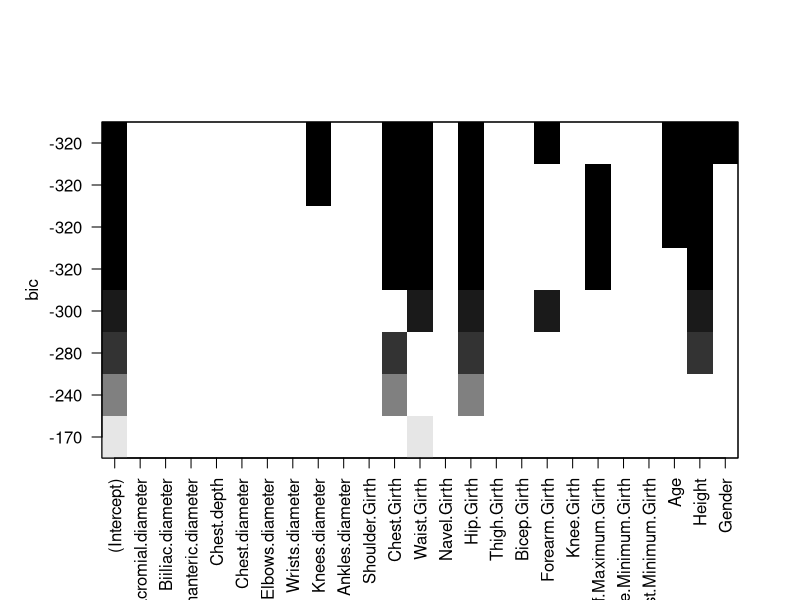
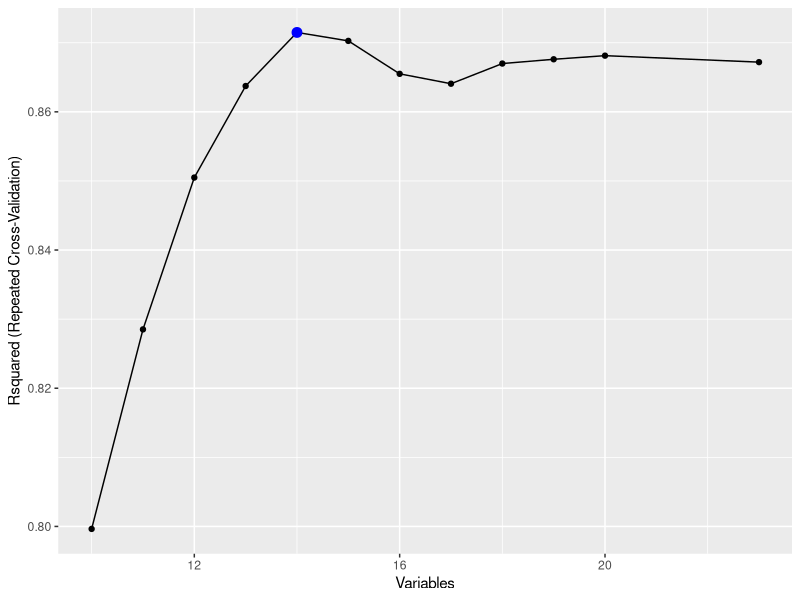
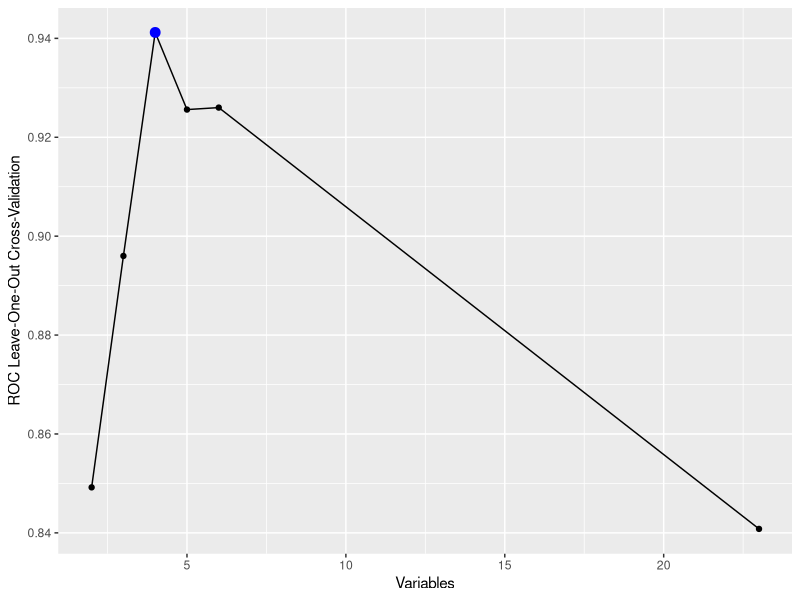

Write the R code that produced these figures, in order.
library(tidyverse)
library(caret)
library(pROC)
library(leaps)
library(car)

################################################################################
# 1. Definir la semilla a utilizar, que corresponde a los primeros cinco
#    dígitos del RUN del integrante de mayor edad del equipo.
# 2. Seleccionar una muestra de 100 personas, asegurando que la mitad tenga
#    estado nutricional “sobrepeso” y la otra mitad “no sobrepeso”. 
# 3. Usando las herramientas del paquete leaps, realizar una búsqueda exhaustiva
#    para seleccionar entre dos y ocho predictores que ayuden a estimar la
#    variable Peso (Weight), obviamente sin considerar las nuevas variables IMC
#    ni EN, y luego utilizar las funciones del paquete caret para construir un
#    modelo de regresión lineal múltiple con los predictores escogidos y
#    evaluarlo usando bootstrapping.
# 4. Haciendo un poco de investigación sobre el paquete caret, en particular
#    cómo hacer Recursive Feature Elimination (RFE), construir un modelo de
#    regresión lineal múltiple para predecir la variable IMC que incluya entre
#    10 y 20 predictores, seleccionando el conjunto de variables que maximice R2
#    y que use cinco repeticiones de validación cruzada de cinco pliegues para
#    evitar el sobreajuste (obviamente no se debe considerar las variables Peso,
#    Estatura ni estado nutricional –Weight, Height, EN respectivamente). 
# 5. Usando RFE, construir un modelo de regresión logística múltiple para la
#    variable EN que incluya el conjunto, de entre dos y seis, predictores que
#    entregue la mejor curva ROC y que utilice validación cruzada dejando uno
#    fuera para evitar el sobreajuste (obviamente no se debe considerar las
#    variables Peso, Estatura –Weight y Height respectivamente– ni IMC).
# 6. Pronunciarse sobre la confiabilidad y el poder predictivo de los modelos.
################################################################################

# Fijar carpeta de trabajo.
setwd("D:/dropbox/Inferencia/Ejercicios prácticos 1-2022/EP13")

# Fijar semilla.
set.seed(1111)

# Cargar datos.
datos <- read.csv2("EP13 Datos.csv")

# Generar nuevas columnas.
datos[["IMC"]] <- datos[["Weight"]] / ((datos[["Height"]] / 100) ** 2)
datos[["EN"]] <- rep("Sobrepeso", length(datos[["IMC"]]))
datos[["EN"]][datos[["IMC"]] < 25] <- "No sobrepeso"
datos[["EN"]] <- factor(datos[["EN"]])

# Seleccionar muestra.
sobrepeso <- datos %>% filter(EN == "Sobrepeso")
sobrepeso <- sample_n(sobrepeso, 50, replace = FALSE)
normal <- datos %>% filter(EN != "Sobrepeso")
normal <- sample_n(normal, 50, replace = FALSE)
muestra <- rbind(sobrepeso, normal)
rm(datos, normal, sobrepeso)



################################################################################
# Regresión lineal múltiple para la variable peso.
################################################################################

# Descartar columnas inútiles
datos.peso <- muestra %>% select(-c(IMC, EN))

# Seleccionar predictores usando el método de todos los subconjuntos.
preliminar <- regsubsets(Weight ~ ., data = datos.peso, nbest = 1, nvmax = 8,
                         method = "exhaustive")

plot(preliminar)

# El modelo con menor BIC con entre 2 y 8 predictores incluye únicamente el
# diámetro del pecho y el diámetro de las caderas.
datos.peso <- datos.peso %>% select(Weight, Chest.Girth, Hip.Girth)

# Ajustar modelo usando bootstrapping con 2999 remuestreos.
modelo.peso <- train(Weight ~ ., data = datos.peso, method = "lm",
                     trControl = trainControl(method = "boot", number = 2999))

print(summary(modelo.peso))

# El modelo obtenido presenta un R^2 ajustado de 0,9203. Esto significa que el
# modelo obtenido explica el 92,03% de la variabilidad de los datos.

# Veamos la calidad predictiva del modelo.
predicciones.peso <- predict(modelo.peso, datos.peso)
error.peso <- datos.peso[["Weight"]] - predicciones.peso
rmse.peso <- sqrt(mean(error.peso ** 2))
cat("RMSE:", rmse.peso, "\n\n")

# La raíz del error cuadrático medio para el modelo es de 4,028. Esto indica que
# los valores predichos se asemejan bastante a los valores observados, por lo
# que el modelo tiene una buena capacidad predictiva.

# Obtener residuos y estadísticas de influencia de los casos.
eval.rlm.peso <- data.frame(predicted.probabilities =
                              fitted(modelo.peso[["finalModel"]]))

eval.rlm.peso[["std.residuals"]] <- rstandard(modelo.peso[["finalModel"]])
eval.rlm.peso[["studentized.residuals"]] <-rstudent(modelo.peso[["finalModel"]])
eval.rlm.peso[["cooks.distance"]] <- cooks.distance(modelo.peso[["finalModel"]])
eval.rlm.peso[["dfbeta"]] <- dfbeta(modelo.peso[["finalModel"]])
eval.rlm.peso[["dffit"]] <- dffits(modelo.peso[["finalModel"]])
eval.rlm.peso[["leverage"]] <- hatvalues(modelo.peso[["finalModel"]])
eval.rlm.peso[["covariance.ratios"]] <- covratio(modelo.peso[["finalModel"]])

cat("Influencia de los casos:\n")

# 95% de los residuos estandarizados deberían estar entre −1.96 y +1.96, y 99%
# entre -2.58 y +2.58.
sospechosos1 <- which(abs(eval.rlm.peso[["std.residuals"]]) > 1.96)
cat("- Residuos estandarizados fuera del 95% esperado: ")
print(sospechosos1)

# Observaciones con distancia de Cook mayor a uno.
sospechosos2 <- which(eval.rlm.peso[["cooks.distance"]] > 1)
cat("- Residuos con distancia de Cook mayor que 1: ")
print(sospechosos2)

# Observaciones con apalancamiento superior al doble del apalancamiento
# promedio: (k + 1)/n.
apalancamiento.promedio <- ncol(datos.peso) / nrow(datos.peso)
sospechosos3 <- which(eval.rlm.peso[["leverage"]] > 2 * apalancamiento.promedio)

cat("- Residuos con apalancamiento fuera de rango (promedio = ",
    apalancamiento.promedio, "): ", sep = "")

print(sospechosos3)

# DFBeta debería ser < 1.
sospechosos4 <- which(apply(eval.rlm.peso[["dfbeta"]] >= 1, 1, any))
names(sospechosos4) <- NULL
cat("- Residuos con DFBeta mayor que 1: ")
print(sospechosos4)

# Finalmente, los casos no deberían desviarse significativamente
# de los límites recomendados para la razón de covarianza:
# CVRi > 1 + [3(k + 1)/n]
# CVRi < 1 – [3(k + 1)/n]
CVRi.lower <- 1 - 3 * apalancamiento.promedio
CVRi.upper <- 1 + 3 * apalancamiento.promedio

sospechosos5 <- which(eval.rlm.peso[["covariance.ratios"]] < CVRi.lower |
                        eval.rlm.peso[["covariance.ratios"]] > CVRi.upper)

cat("- Residuos con razón de covarianza fuera de rango ([", CVRi.lower, ", ",
    CVRi.upper, "]): ", sep = "")

print(sospechosos5)

sospechosos <- c(sospechosos1, sospechosos2, sospechosos3, sospechosos4,
                 sospechosos5)

sospechosos <- sort(unique(sospechosos))
cat("\nResumen de observaciones sospechosas:\n")

print(round(eval.rlm.peso[sospechosos,
                          c("cooks.distance", "leverage", "covariance.ratios")],
            3))

# Si bien hay algunas observaciones que podrían considerarse atípicas, la
# distancia de Cook para todas ellas se aleja bastante de 1, por lo que no
# deberían ser causa de preocupación.

cat("\nIndependencia de los residuos\n")
print(durbinWatsonTest(modelo.peso[["finalModel"]]))

# Puesto que la prueba de Durbin-Watson entrega p = 0,542, podemos concluir que
# los residuos son independientes.

# En consecuencia, podemos concluir que el modelo obtenido es confiable.



################################################################################
# Regresión lineal múltiple para la variable IMC.
################################################################################

# Descartar columnas inútiles
datos.imc <- muestra %>% select(-c(Weight, Height, EN))

# Separar variable de respuesta de los predictores.
IMC <- datos.imc[["IMC"]]
datos.imc[["IMC"]] <- NULL

# Ajustamos el modelo usando R^2 para seleccionar predictores y cinco
# repeticiones de validación cruzada de cinco pliegues.

# Caret implementa la regresión escalonada hacia atrás (bajo el nombre de
# Recursive Feature Elimination) mediante la función rfe().
# Se pueden definir alternativas de control que guíen la búsqueda, incluyendo
# funciones wrapper para el tipo de modelo. El paquete caret proporciona la
# función wrapper lmFuncs para modelos de regresión lineal.

control <- rfeControl(functions = lmFuncs, method="repeatedcv",
                      number=5, repeats=5, verbose = FALSE)

modelo.imc <- rfe(datos.imc, IMC, rfeControl = control, sizes = 10:20,
                  metric = "Rsquared")

print(modelo.imc)
cat("Variables seleccionadas:\n")
print(modelo.imc[["optVariables"]])

# Podemos ver que el modelo considera 14 variables: sexo, grosor del antebrazo,
# diámetro de las rodillas, diámetro de los tobillos, diámetro de las muñecas, 
# diámetro de los codos, diámetro biacromial, grosor mínimo de las muñecas, 
# grosor de los muslos, diámetro bitrocantéreo, grosor de los bíceps, 
# profundidad del pecho grosor de la cintura y grosor mínimo de los tobillos.

# Es posible ver gráficamente cómo varía el valor de R^2 en cada iteración.
print(ggplot(modelo.imc))

# El gráfico muestra que R^2 se maximiza para 14 variables, con un valor de
# 87,15% (con una raíz del error cuadrático medio de 1,422).

# En consecuencia, podemos concluir que el modelo obtenido se ajusta bien a los
# datos.



################################################################################
# Regresión logística múltiple para la variable estado nutricional.
################################################################################

# Descartar columnas inútiles
datos.en <- muestra %>% select(-c(IMC, Weight, Height))

# Separar variable de respuesta de los predictores.
EN <- datos.en[["EN"]]
datos.en[["EN"]] <- NULL


# Ajustamos el modelo usando la curva ROC para seleccionar predictores y
# validación cruzada dejando uno fuera.

# Caret implementa la regresión escalonada hacia atrás (bajo el nombre de
# Recursive Feature Elimination) mediante la función rfe().
# Se pueden definir alternativas de control que guíen la búsqueda, incluyendo
# funciones wrapper para el tipo de modelo. El paquete caret proporciona la
# función wrapper lrFuncs para modelos de regresión logística.
lrFuncs$summary <- twoClassSummary

control.seleccion <- rfeControl(functions = lrFuncs, method = "LOOCV",
                                number = 1, verbose = FALSE)

control.entrenamiento <- trainControl(method = "none", classProbs = TRUE,
                                      summaryFunction = twoClassSummary)

modelo.en <- rfe(datos.en, EN, metric = "ROC", rfeControl = control.seleccion,
                 trControl = control.entrenamiento, sizes = 2:6)

print(modelo.en)

# Podemos ver que el modelo considera 4 variables: diámetro biiliaco, grosor del
# antebrazo, diámetro de los codos y grosor de las caderas.

# Podemos ver gráficamente cómo varía el área bajo la curva ROC en cada
# iteración.
print(ggplot(modelo.en))

# El gráfico muestra que el área bajo la curva ROC se maximiza para 4 variables,
# con un valor de 94,12% (86,0% de sensibilidad y 80,0% de especificidad).

# Evaluar calidad predictiva del modelo.
predicciones <- predict(modelo.en, datos.en)[["pred"]]
cat("Calidad predictiva del modelo\n\n")
print(confusionMatrix(predicciones, EN))

# Podemos ver que el tiene una exactitud de 92,0%, por lo que se ajusta bien a
# los datos.
